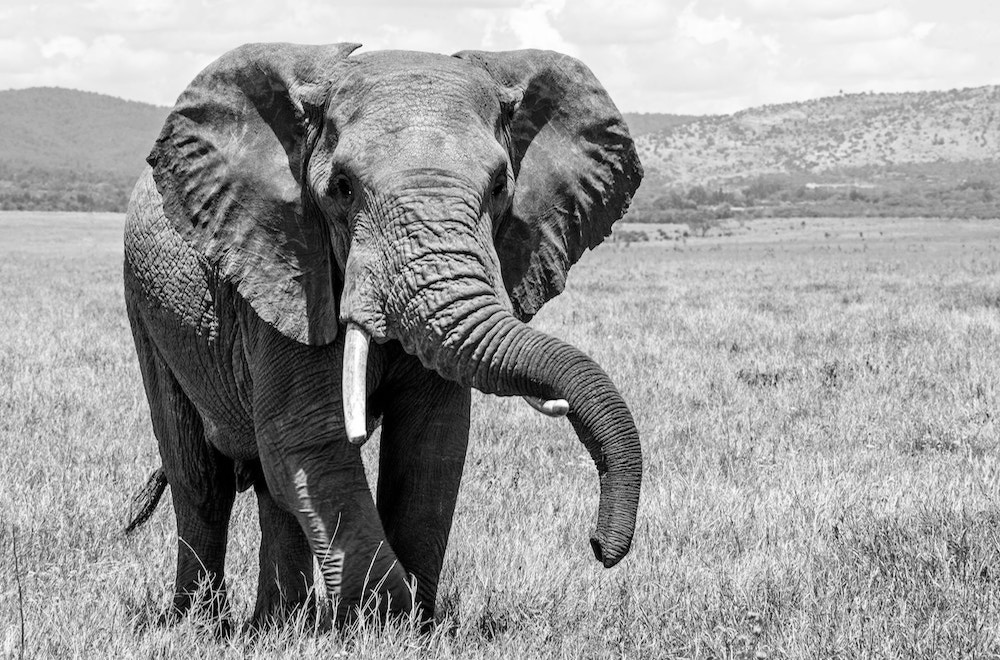
#> input picture hw1/elephant.png, 1000 x 660 px, found by its file name
$ python prob2.py
#> lines starting #> are read from the running program, lines starting #| are printed output that depends on the picture
import numpy as np
import cv2
from matplotlib import pyplot as plt


def gauss(img):
    midImage = cv2.GaussianBlur(img,(5,5),cv2.BORDER_REPLICATE)
    scale_percent = 80 # percent of original size
    width = int(img.shape[1] * scale_percent / 100)
    height = int(img.shape[0] * scale_percent / 100)
    dim = (width, height)
    # resize image
    subImage= cv2.resize (midImage,dim, interpolation = cv2.INTER_AREA)
    return subImage


def laplace(img):
    midImage1 = cv2.GaussianBlur(img,(5,5),cv2.BORDER_REPLICATE)
    laplaceImage=cv2.subtract(img,midImage1)
    return laplaceImage
def main():
    plt.plot([1,2,3],[4,5,1])

    # Load an image in grayscale
    #first Apply gaussion blur and resize to 50% for for every level
    img = cv2.imread(r'/home/wickedshaman/Fall_2019/ECE_5554/Computer_Vision/hw1/elephant.png', cv2.IMREAD_GRAYSCALE)
#> img is the input picture: shape (660, 1000); min 0, max 255, mean 155.7
    lImage= laplace(img)
#> in laplace, `laplaceImage=cv2.subtract(img,midImage1)`:
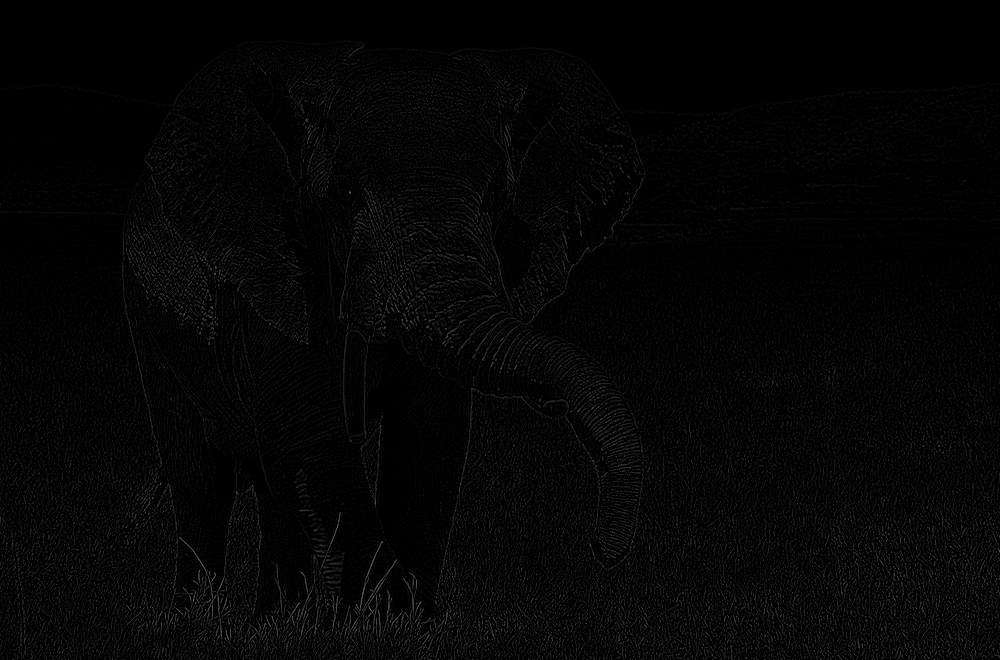
#> laplaceImage: shape (660, 1000); min 0, max 103, mean 4.8
    cv2.imshow('Original',img)

    for i in range(6):
        print ("Running")
        subImage = gauss(img)
        img = subImage
        #cv2.namedWindow('oOriginal', flags=cv2.WINDOW_FULLSCREEN)

        cv2.imshow('Gaussion Levels',subImage)
        cv2.imshow('Laplace Level 0',lImage)
        cv2.waitKey(0) # waits until a key is pressed
#> this loop made 6 passes
#> pass 2, in gauss (call 2), `midImage = cv2.GaussianBlur(img,(5,5),cv2.BORDER_REPLICATE)`:
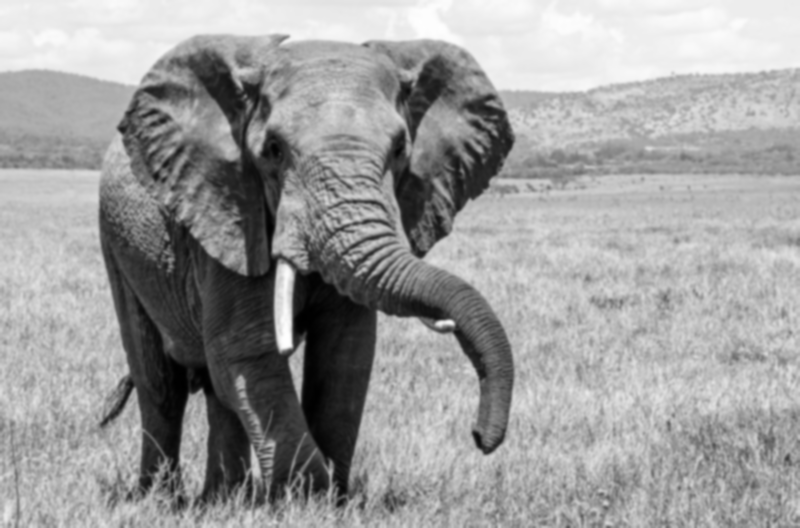
#> midImage: shape (528, 800); min 0, max 254, mean 155.7
#> after the loop:
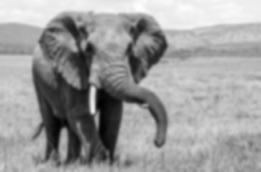
#> img: shape (172, 261); min 1, max 253, mean 155.7
    cv2.destroyAllWindows()


    #cv2.namedWindow('INPUT', flags=cv2.WINDOW_NORMAL)


if __name__== "__main__":
  main()
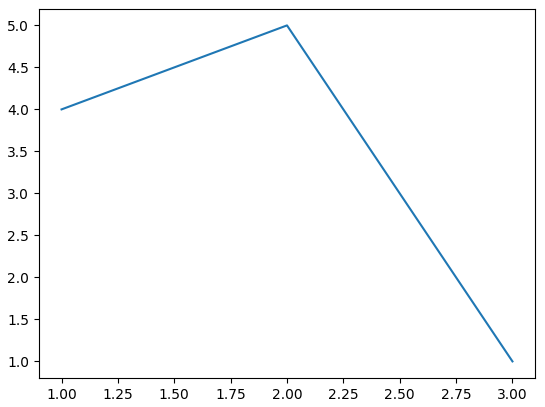
#> figure drawn by matplotlib, 1 panel

$ run again, with hw1/difference.png copied over hw1/elephant.png
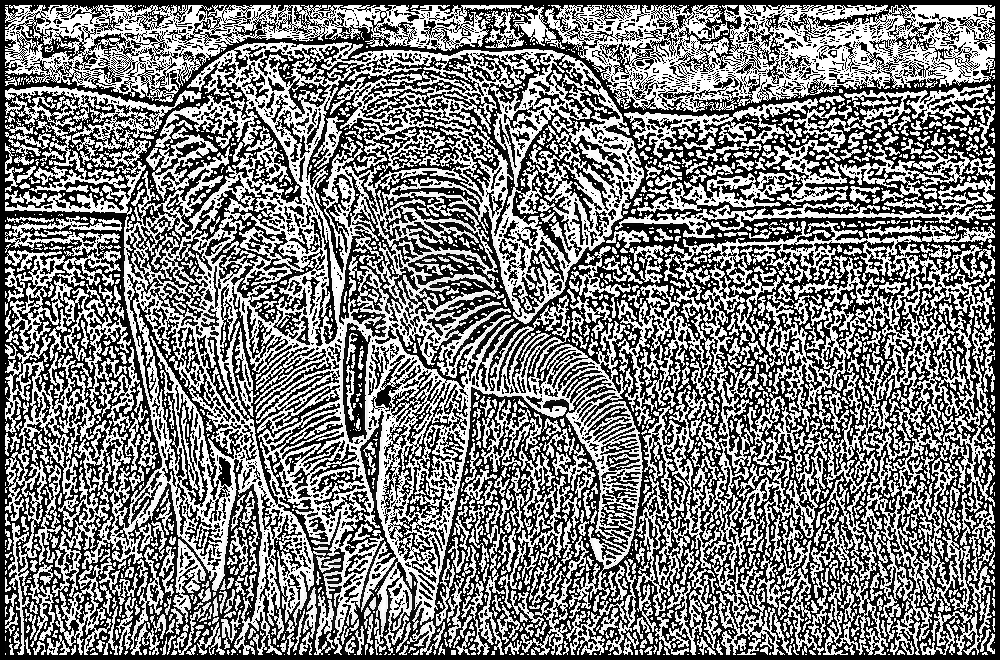
#> input picture hw1/difference.png, 1000 x 660 px, found by its file name
#> in main, img is the input picture: shape (660, 1000); min 0, max 255, mean 125.2
#> in laplace, `laplaceImage=cv2.subtract(img,midImage1)`:
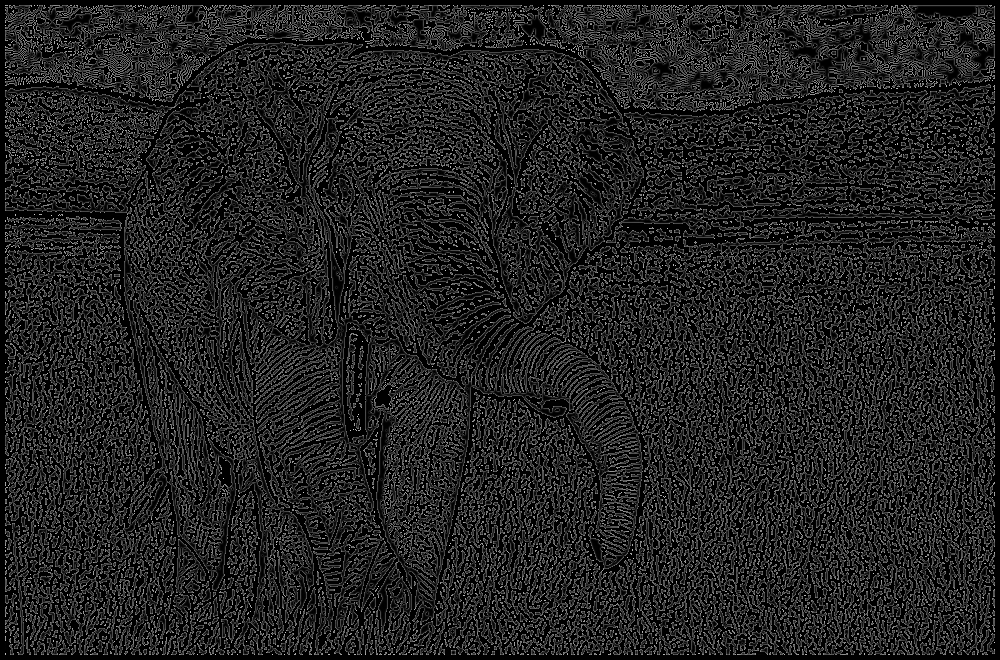
#> laplaceImage: shape (660, 1000); min 0, max 213, mean 33.8
#> after the loop in main, `for i in range(6):`:
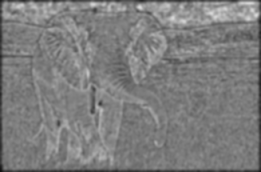
#> img: shape (172, 261); min 14, max 217, mean 125.5
